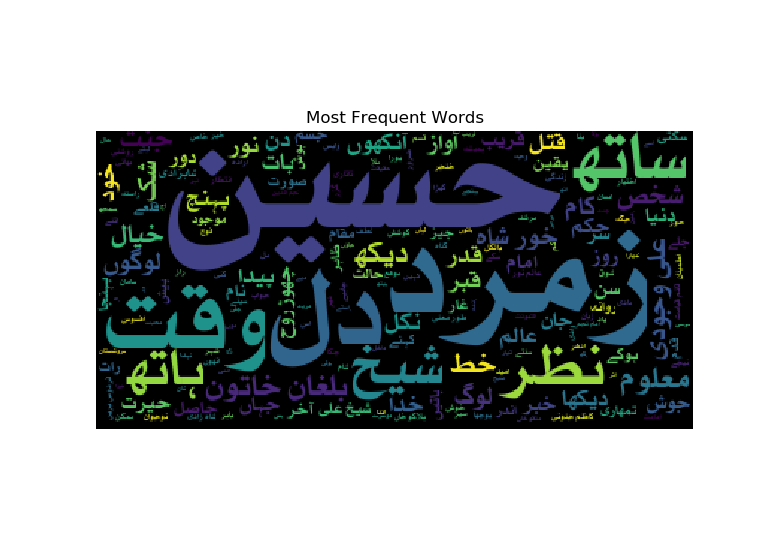
#> input picture NLP/Firdoos_urducloud.png, 770 x 555 px
$ python -i ExtractFeatures.py   (imports and definitions only)
#> lines starting #> are read from the running program, lines starting #| are printed output that depends on the picture; after the words box and inside, x2 and y2 are one past the last pixel; in counts of white or black regions, pixels touching at a corner belong together
# Extract Features

# Harris Corner Detection
def corner_harr(im, min_distance = 10):
    from skimage.feature import corner_harris, corner_peaks
    mag = corner_harris(im)
    return corner_peaks(mag, min_distance = min_distance)

# [1 line that did not run here, left out]


def plot_harris(im, harris, markersize = 20, color = 'red'):
    import matplotlib.pyplot as plt
    import numpy as np
    fig = plt.figure(figsize=(6, 6))
    fig.clf()
    ax = fig.gca()
    ax.imshow(np.array(im).astype(float), cmap="gray")
    ax.plot(harris[:, 1], harris[:, 0], 'r+', color = color, markersize=markersize)
    return 'Done'

# [1 line not run here, left out]

# Sobel Edge Detection
def edge_sobel(image):
    from scipy import ndimage
    import skimage.color as sc
    import numpy as np
    image = sc.rgb2gray(image) # Convert color image to gray scale
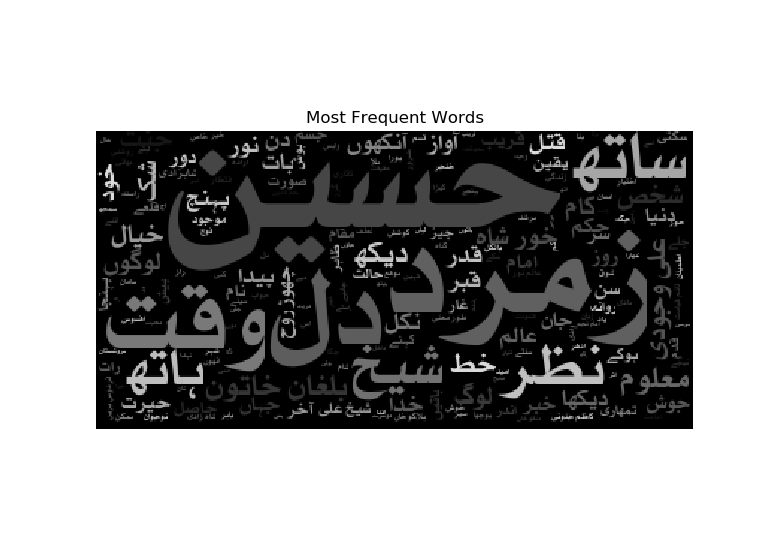
#> image: shape (555, 770) float64; min 0, max 1, mean 0.633
    dx = ndimage.sobel(image, 1)  # horizontal derivative
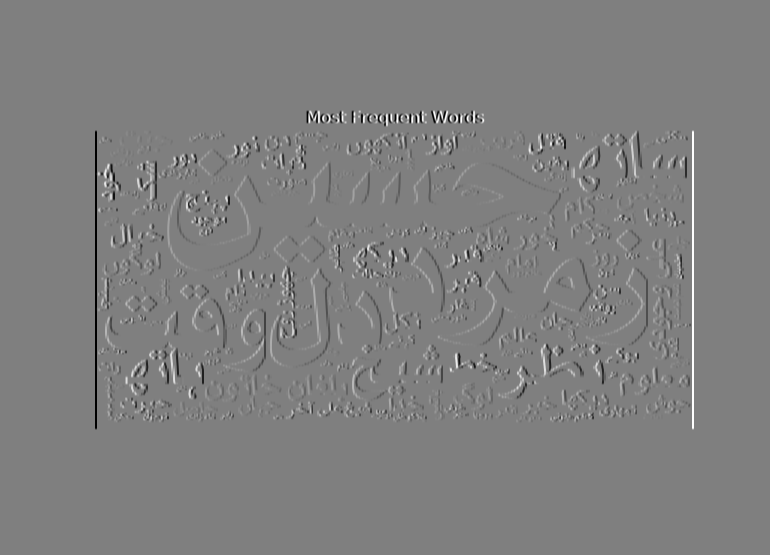
#> dx: shape (555, 770) float64; min -4, max 4, mean -5.82e-20; drawn with min black and max white
    dy = ndimage.sobel(image, 0)  # vertical derivative
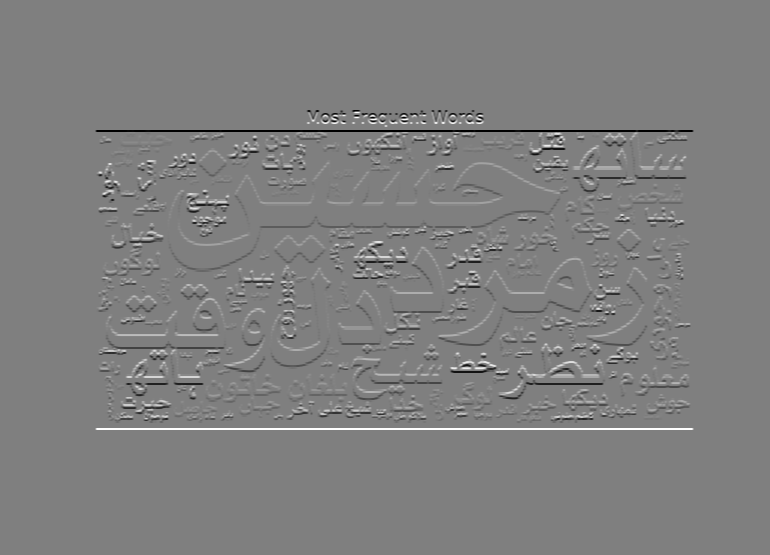
#> dy: shape (555, 770) float64; min -4, max 4, mean 4.26e-18; drawn with min black and max white
    mag = np.hypot(dx, dy)  # magnitude
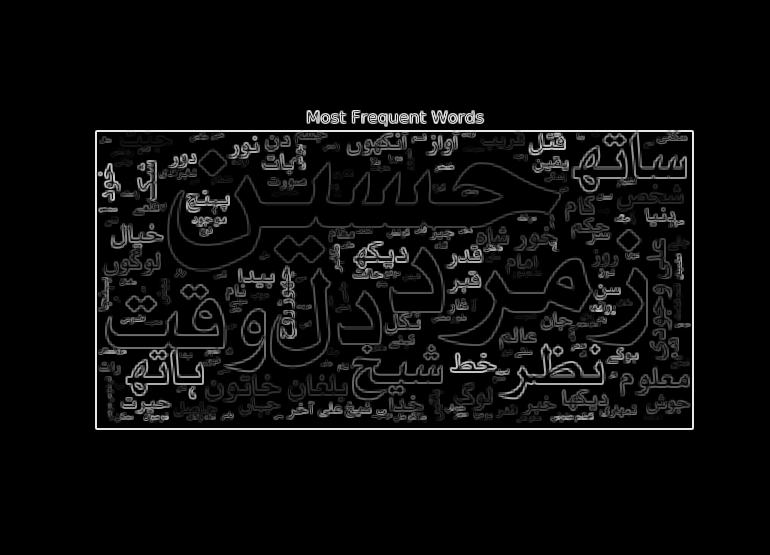
#> mag: shape (555, 770) float64; min 0, max 4.41, mean 0.198; drawn with min black and max white
    mag *= 255.0 / np.amax(mag)  # normalize (Q&D)
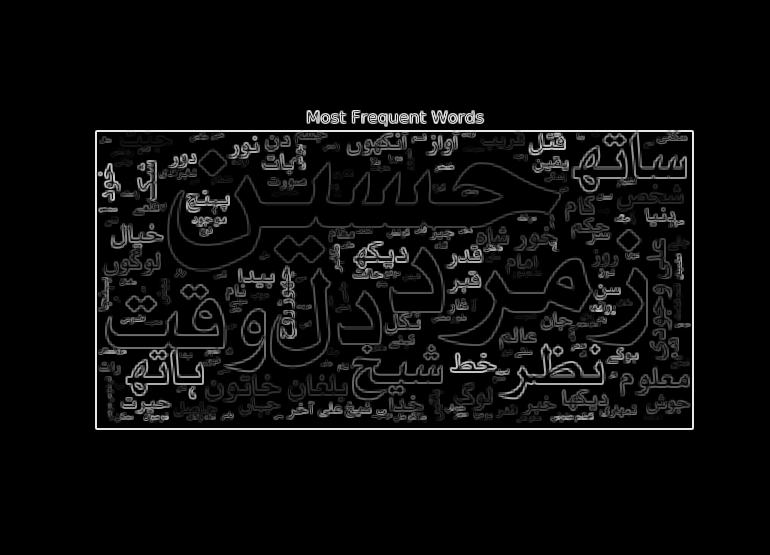
#> mag: shape (555, 770) float64; 19.26% of pixels changed, all inside (x1, y1, x2, y2) = (95, 110, 694, 430)
    mag = mag.astype(np.uint8)
    return mag

# [1 line that did not run here, left out]
# [1 line not run here, left out]

>>> import cv2
>>> picture = cv2.cvtColor(cv2.imread('../NLP/Firdoos_urducloud.png'), cv2.COLOR_BGR2RGB)
>>> result = edge_sobel(picture)
